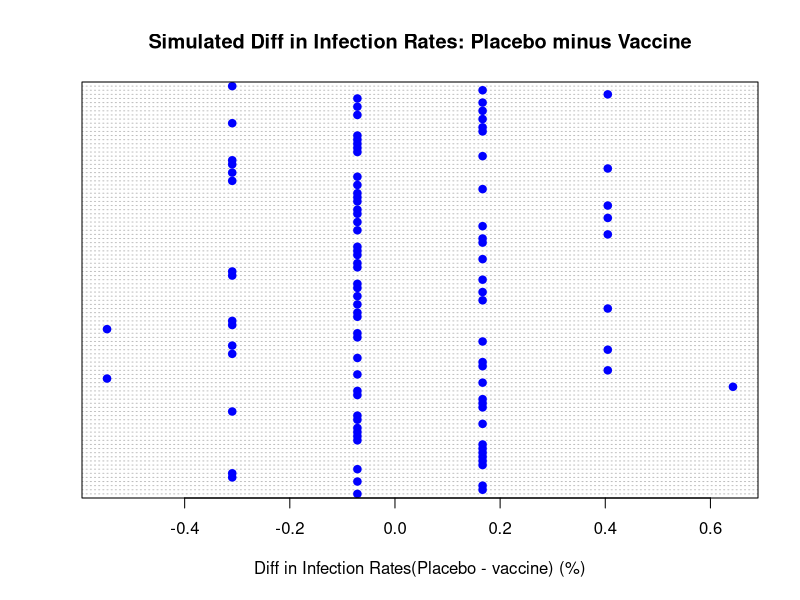
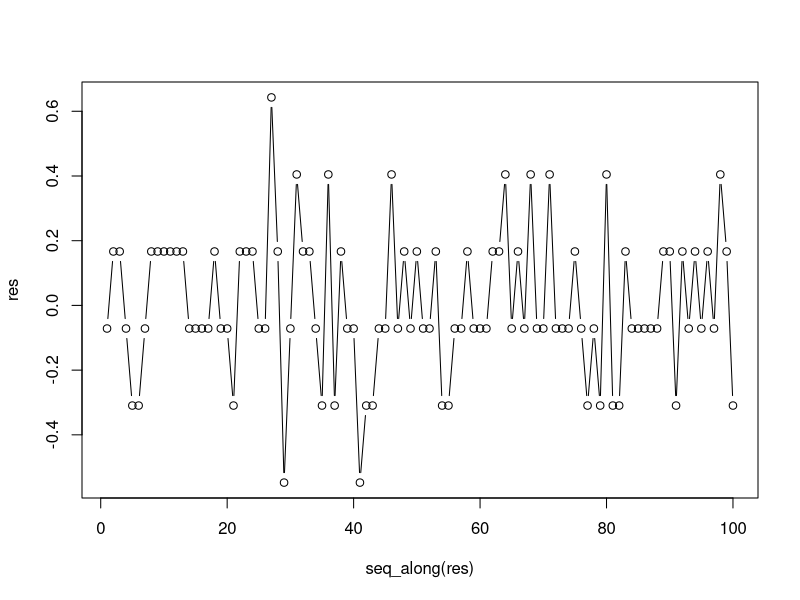

The R script that drew these images, in order:
library(tidyverse)
set.seed(100)
rnorm(1)
set.seed(1997)

infection <- c(rep("yes", 11), rep("no", 9))
shuffled <- sample(infection)
shuffled

vaccine <- shuffled[1:14]
placebo <- shuffled[15:20]

vaccine
placebo

table(vaccine)
table(placebo)

mean(placebo == "yes") - mean(vaccine == "yes")

res <- c()
for (i in 1:100) {
    set.seed(1997 + i)
    infection <- c(rep("yes", 11), rep("no", 9))
    shuffled <- sample(infection)
    vaccine <- shuffled[1:14]
    placebo <- shuffled[15:20]
    res <- c(res, mean(placebo == "yes") - mean(vaccine == "yes"))
}

res

mean(res)

dotchart(
    res,
    main = "Simulated Diff in Infection Rates: Placebo minus Vaccine",
    xlab = "Diff in Infection Rates(Placebo - vaccine) (%)",
    color = "blue",
    pch = 19
)

plot(seq_along(res), res, type = "b")
